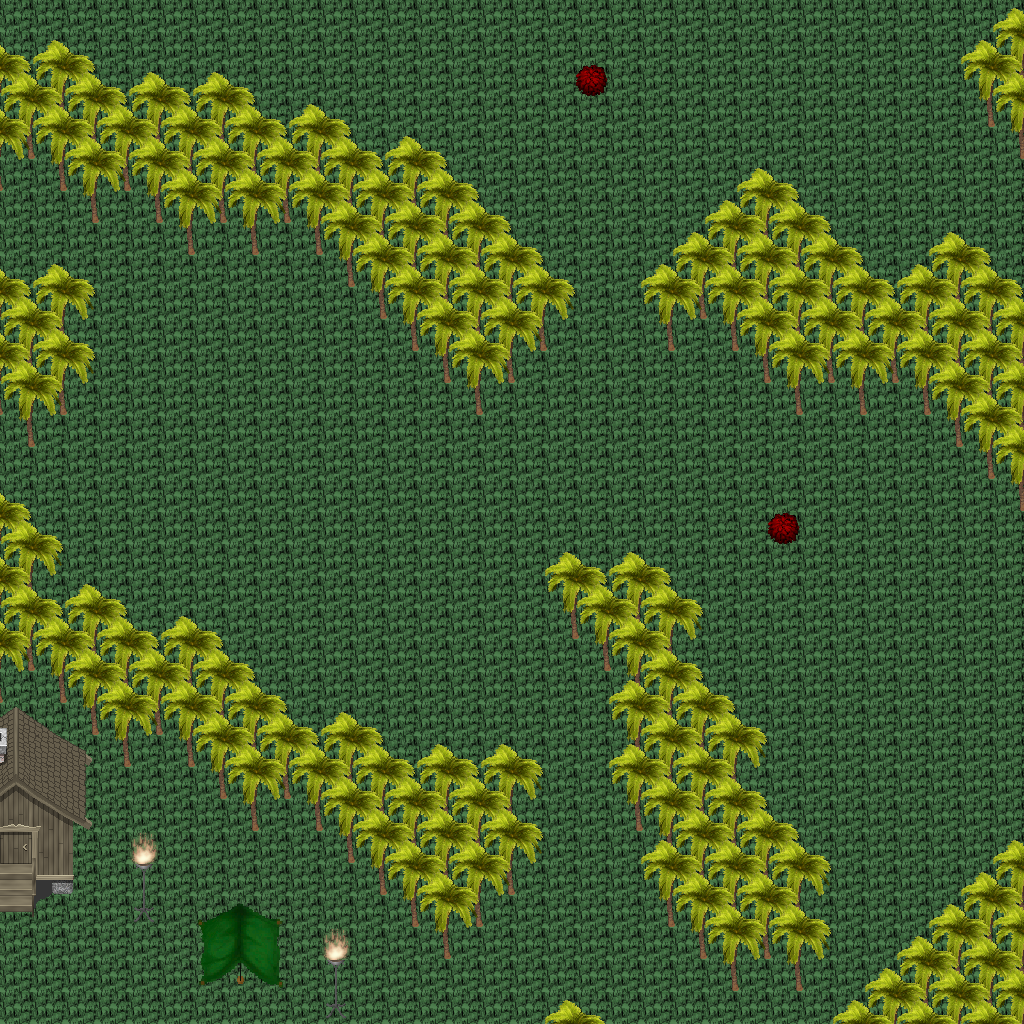

A level layout from a 2D game, rendered from its tile map. Below: a short description, then the map file with tile-grid data replaced by summaries:
An orthogonal 32x32 tile map with 32x32 px tiles, 5 tile layers (Ground, Objects, Objects2, Above, ...), 1 hidden layer not drawn, 23 tilesets.

<map version="1.10" tiledversion="1.11.0" orientation="orthogonal" renderorder="right-down" width="32" height="32" tilewidth="32" tileheight="32" infinite="0" nextlayerid="11" nextobjectid="1">
 <tileset firstgid="1" name="ground_ground" tilewidth="32" tileheight="32" tilecount="33" columns="3">
  <image source="../drawable/ground_ground.png" width="96" height="352" />
 </tileset>
 <tileset firstgid="34" name="ground_water_pool" tilewidth="32" tileheight="32" tilecount="72" columns="3">
  <image source="../drawable/ground_water_pool.png" width="96" height="768" />
 </tileset>
 <tileset firstgid="106" name="ground_water_pool_corners" tilewidth="32" tileheight="32" tilecount="72" columns="3">
  <image source="../drawable/ground_water_pool_corners.png" width="96" height="768" />
 </tileset>
 <tileset firstgid="178" name="ground_grass_edges" tilewidth="32" tileheight="32" tilecount="36" columns="12">
  <image source="../drawable/ground_grass_edges.png" width="384" height="96" />
 </tileset>
 <tileset firstgid="214" name="ground_grass_corners" tilewidth="32" tileheight="32" tilecount="24" columns="6">
  <image source="../drawable/ground_grass_corners.png" width="192" height="128" />
 </tileset>
 <tileset firstgid="238" name="plant_tree_palm_tree" tilewidth="32" tileheight="32" tilecount="6" columns="2">
  <image source="../drawable/plant_tree_palm_tree.png" width="64" height="96" />
 </tileset>
 <tileset firstgid="244" name="logic_creature_animal" tilewidth="32" tileheight="32" tilecount="32" columns="8">
  <image source="../drawable/logic_creature_animal.png" width="256" height="128" />
 </tileset>
 <tileset firstgid="276" name="logic_collision" tilewidth="32" tileheight="32" tilecount="1" columns="1">
  <image source="../drawable/logic_collision.png" width="32" height="32" />
 </tileset>
 <tileset firstgid="277" name="plant_bush_various_small" tilewidth="32" tileheight="32" tilecount="9" columns="3">
  <image source="../drawable/plant_bush_various_small.png" width="96" height="96" />
 </tileset>
 <tileset firstgid="286" name="item_corpse_huge_animal" tilewidth="32" tileheight="32" tilecount="16" columns="2">
  <image source="../drawable/item_corpse_huge_animal.png" width="64" height="256" />
 </tileset>
 <tileset firstgid="302" name="object_tent" tilewidth="32" tileheight="32" tilecount="9" columns="3">
  <image source="../drawable/object_tent.png" width="96" height="96" />
 </tileset>
 <tileset firstgid="311" name="furniture_light_iron_lamp" tilewidth="32" tileheight="32" tilecount="3" columns="1">
  <image source="../drawable/furniture_light_iron_lamp.png" width="32" height="96" />
 </tileset>
 <tileset firstgid="314" name="furniture_light_flames" tilewidth="32" tileheight="32" tilecount="6" columns="6">
  <image source="../drawable/furniture_light_flames.png" width="192" height="32" />
 </tileset>
 <tileset firstgid="320" name="logic_creature_amazon" tilewidth="32" tileheight="32" tilecount="16" columns="8">
  <image source="../drawable/logic_creature_amazon.png" width="256" height="64" />
 </tileset>
 <tileset firstgid="336" name="logic_item_fruits" tilewidth="32" tileheight="32" tilecount="16" columns="8">
  <image source="../drawable/logic_item_fruits.png" width="256" height="64" />
 </tileset>
 <tileset firstgid="352" name="plant_pineapple_plant" tilewidth="32" tileheight="32" tilecount="6" columns="2">
  <image source="../drawable/plant_pineapple_plant.png" width="64" height="96" />
 </tileset>
 <tileset firstgid="358" name="ground_grass_2" tilewidth="32" tileheight="32" tilecount="21" columns="3">
  <image source="../drawable/ground_grass_2.png" width="96" height="224" />
 </tileset>
 <tileset firstgid="379" name="light_dim_yellow_light_7x5" tilewidth="32" tileheight="32" tilecount="35" columns="7">
  <image source="../drawable/light_dim_yellow_light_7x5.png" width="224" height="160" />
 </tileset>
 <tileset firstgid="414" name="light_yellow_light_5x5" tilewidth="32" tileheight="32" tilecount="25" columns="5">
  <image source="../drawable/light_yellow_light_5x5.png" width="160" height="160" />
 </tileset>
 <tileset firstgid="439" name="building_huts" tilewidth="32" tileheight="32" tilecount="338" columns="26">
  <image source="../drawable/building_huts.png" width="832" height="416" />
 </tileset>
 <tileset firstgid="777" name="item_firewood" tilewidth="32" tileheight="32" tilecount="12" columns="3">
  <image source="../drawable/item_firewood.png" width="96" height="128" />
 </tileset>
 <tileset firstgid="789" name="logic_creature_spider" tilewidth="32" tileheight="32" tilecount="3" columns="3">
  <image source="../drawable/logic_creature_spider.png" width="96" height="32" />
 </tileset>
 <tileset firstgid="792" name="logic_creature_reptile" tilewidth="32" tileheight="32" tilecount="7" columns="7">
  <image source="../drawable/logic_creature_reptile.png" width="224" height="32" />
 </tileset>
 <layer id="1" name="Ground" width="32" height="32">
  <data>[1024 cells, 1024 non-empty, 1 distinct tile ids]</data>
 </layer>
 <layer id="2" name="Objects" width="32" height="32">
  <data>[1024 cells, 258 non-empty, 10 distinct tile ids]</data>
 </layer>
 <layer id="3" name="Objects2" width="32" height="32">
  <data>[1024 cells, 192 non-empty, 15 distinct tile ids]</data>
 </layer>
 <layer id="4" name="Above" width="32" height="32">
  <data>[1024 cells, 285 non-empty, 19 distinct tile ids]</data>
 </layer>
 <layer id="5" name="Above2" width="32" height="32">
  <data>[1024 cells, 67 non-empty, 2 distinct tile ids]</data>
 </layer>
 <layer id="6" name="Walkable" width="32" height="32" visible="0">
  <data>[1024 cells, 264 non-empty, 1 distinct tile ids]</data>
 </layer>
 <objectgroup id="7" name="Mapevents" />
 <objectgroup id="8" name="Spawn" />
 <objectgroup id="9" name="Keys" />
 <objectgroup id="10" name="Replace" />
</map>
